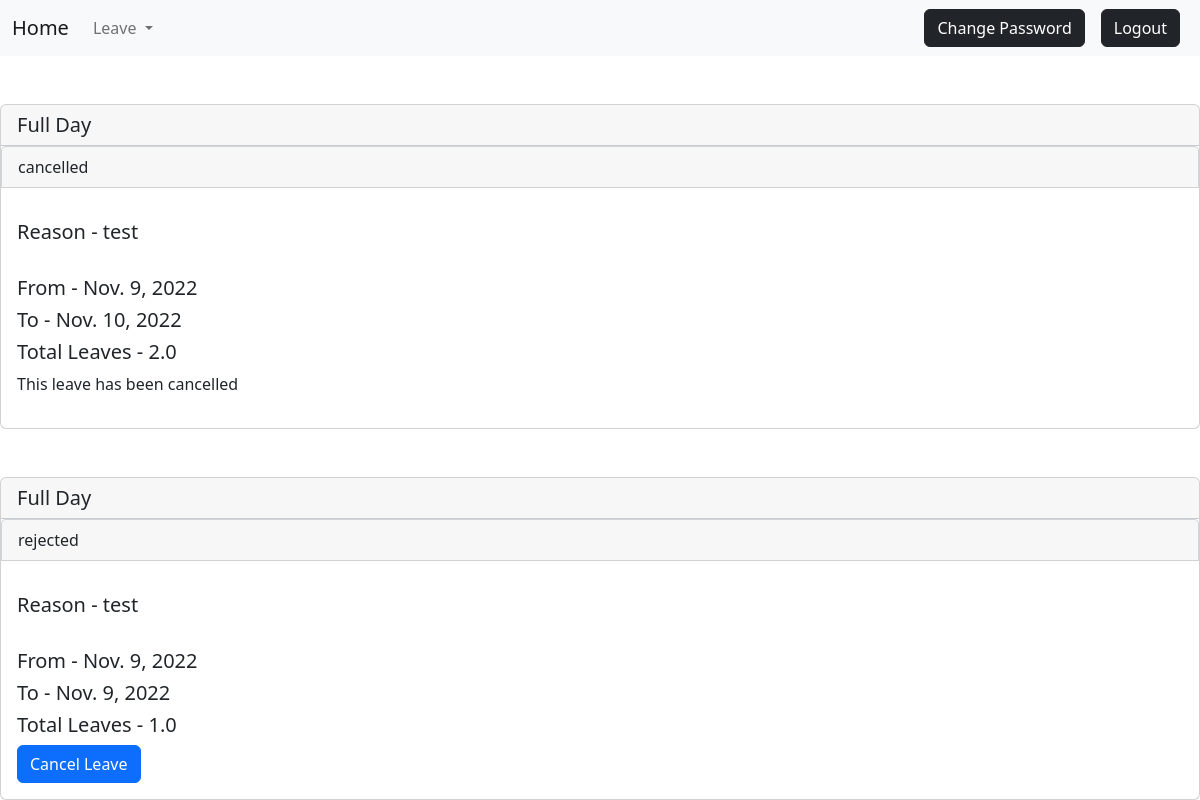
The page /applied_leaves/ (signed in) on the database as committed earlier.
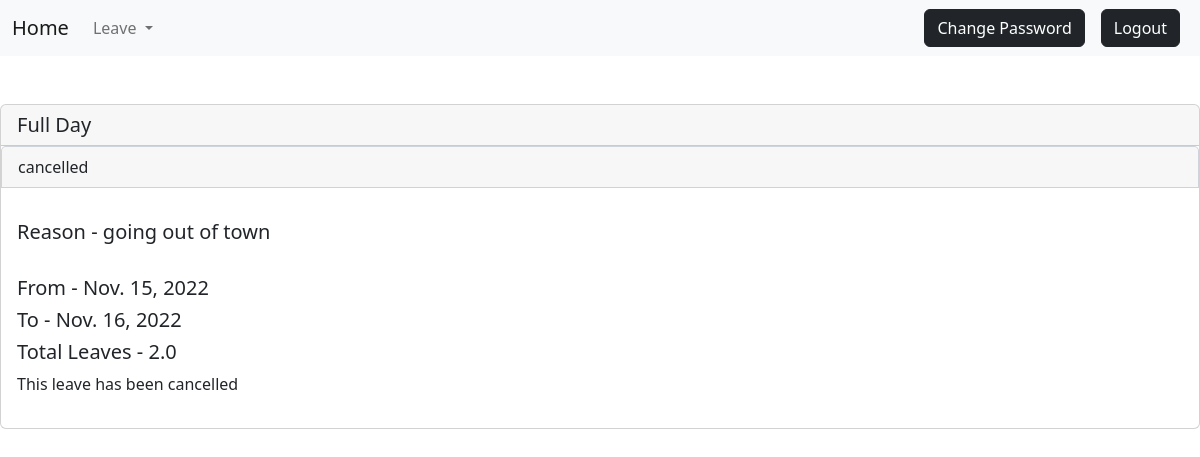
The same page on the database as committed later.
### home/models.py (models this page shows, shortened)
class Leaves(models.Model):
    user = models.ForeignKey(User,on_delete=models.CASCADE)
    leave_reason = models.CharField(max_length=25)
    leave_type = models.CharField(max_length=10)
    leave_from_date = models.DateField(default=timezone.now)
    leave_to_date = models.DateField(default=timezone.now)
    applied_leaves = models.FloatField(default=0)
    choices= (('pending','pending'),('approved','approved'),('rejected','rejected'),('cancelled','cancelled'))
    status = models.CharField(max_length=10, choices=choices)

### home/views.py (the view)
# urls.py: path("applied_leaves/", views.applied_leaves, name="applied_leaves"),
@login_required(login_url='user_login')
def applied_leaves(request):
    user = request.user
    leaves = Leaves.objects.filter(user=user).order_by('-id')
    if not leaves:
        messages.error(request, "You don't have any leave history")
        return render(request,'applied_leaves.html')
    else:
        return render(request,'applied_leaves.html',{'leaves':leaves})

### templates/applied_leaves.html (shortened to what this page needs)
{% extends 'base.html' %}
{% block content %}
    {% for leave in leaves %}
        <div class="card mt-5">
            <h5 class="card-header">{{leave.leave_type}}</h5>
            <div class="mb-3">
                <label class="form-control card-header">{{leave.status}}</label>
            </div>
            <div class="card-body">
                <h5 class="card-title">Reason - {{leave.leave_reason}}</h5>
                <br>
                <h5>From - {{leave.leave_from_date}}</h5>
                <h5>To - {{leave.leave_to_date}}</h5>
                <h5>Total Leaves - {{leave.applied_leaves}} </h5>
                {% if leave.status == 'cancelled' %}
                    <p> This leave has been cancelled <p>
                {% else %}
                    <a href="{% url 'cancelled_leaves' leave.id %}" class="btn btn-primary">Cancel Leave</a>
                {% endif %}
            </div>
        </div>
    {% endfor %}
{% endblock %}

Rows that differ between the two databases and show on the page:
removed Leaves: leave_type "Full Day", status "cancelled", leave_reason "test", leave_from_date "Nov. 9, 2022", leave_to_date "Nov. 10, 2022", applied_leaves "2.0", shows "This leave has been cancelled"
removed Leaves: leave_type "Full Day", status "rejected", leave_reason "test", leave_from_date "Nov. 9, 2022", leave_to_date "Nov. 9, 2022", applied_leaves "1.0", shows "Cancel Leave"
added Leaves: leave_type "Full Day", status "cancelled", leave_reason "going out of town", leave_from_date "Nov. 15, 2022", leave_to_date "Nov. 16, 2022", applied_leaves "2.0", shows "This leave has been cancelled"
